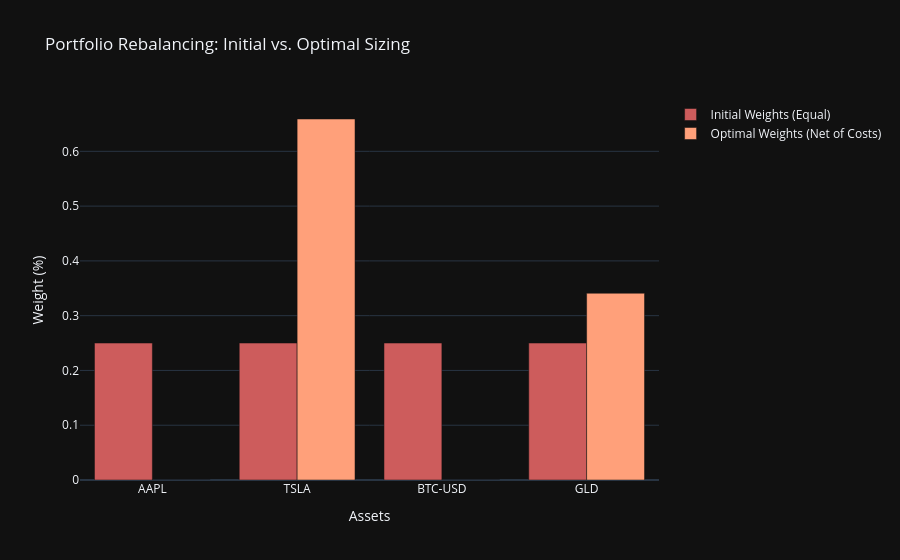

Notebook code cell kept with this figure:
### Code cell
fig = go.Figure()

fig.add_trace(go.Bar(
    x=TICKERS,
    y=w_prev,
    name='Initial Weights (Equal)',
    marker_color='indianred'
))

fig.add_trace(go.Bar(
    x=TICKERS,
    y=w_optimal,
    name='Optimal Weights (Net of Costs)',
    marker_color='lightsalmon'
))

fig.update_layout(
    title="Portfolio Rebalancing: Initial vs. Optimal Sizing",
    xaxis_title="Assets",
    yaxis_title="Weight (%)",
    template="plotly_dark",
    barmode='group'
)

fig.show()

### Figure 1 — Plotly figure (JSON) as saved in the notebook; plotly's stock layout.template omitted (floating-point values rounded to 4 significant figures)
{"data": [{"marker": {"color": "indianred"}, "name": "Initial Weights (Equal)", "type": "bar", "x": ["AAPL", "TSLA", "BTC-USD", "GLD"], "y": [0.25, 0.25, 0.25, 0.25]}, {"marker": {"color": "lightsalmon"}, "name": "Optimal Weights (Net of Costs)", "type": "bar", "x": ["AAPL", "TSLA", "BTC-USD", "GLD"], "y": [3.123e-17, 0.659, 2.489e-16, 0.341]}], "layout": {"barmode": "group", "title": {"text": "Portfolio Rebalancing: Initial vs. Optimal Sizing"}, "xaxis": {"title": {"text": "Assets"}}, "yaxis": {"title": {"text": "Weight (%)"}}}}
